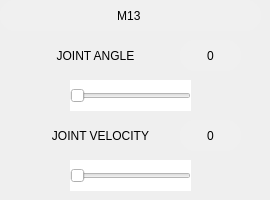
      <widget class="QWidget" name="M13Page">
       <widget class="QPushButton" name="M13AngleMinus">
        <property name="geometry">
         <rect>
          <x>20</x>
          <y>80</y>
          <width>41</width>
          <height>31</height>
         </rect>
        </property>
        <property name="styleSheet">
         <string notr="true">background-color: rgb(255, 255, 255);</string>
        </property>
        <property name="text">
         <string/>
        </property>
        <property name="icon">
         <iconset>
          <normaloff>C:/Users/asadr/Downloads/icons8-minus-50.png</normaloff>C:/Users/asadr/Downloads/icons8-minus-50.png</iconset>
        </property>
        <property name="iconSize">
         <size>
          <width>25</width>
          <height>28</height>
         </size>
        </property>
        <property name="flat">
         <bool>true</bool>
        </property>
       </widget>
       <widget class="QPushButton" name="M13AnglePlus">
        <property name="geometry">
         <rect>
          <x>200</x>
          <y>80</y>
          <width>41</width>
          <height>31</height>
         </rect>
        </property>
        <property name="styleSheet">
         <string notr="true">background-color: rgb(255, 255, 255);</string>
        </property>
        <property name="text">
         <string/>
        </property>
        <property name="icon">
         <iconset>
          <normaloff>C:/Users/asadr/Downloads/icons8-plus-50 (1).png</normaloff>C:/Users/asadr/Downloads/icons8-plus-50 (1).png</iconset>
        </property>
        <property name="iconSize">
         <size>
          <width>25</width>
          <height>28</height>
         </size>
        </property>
        <property name="flat">
         <bool>true</bool>
        </property>
       </widget>
       <widget class="QSlider" name="M13VelocitySlider">
        <property name="geometry">
         <rect>
          <x>70</x>
          <y>160</y>
          <width>121</width>
          <height>31</height>
         </rect>
        </property>
        <property name="styleSheet">
         <string notr="true">background-color: rgb(255, 255, 255);</string>
        </property>
        <property name="orientation">
         <enum>Qt::Horizontal</enum>
        </property>
       </widget>
       <widget class="QPushButton" name="pushButton_68">
        <property name="geometry">
         <rect>
          <x>30</x>
          <y>40</y>
          <width>121</width>
          <height>31</height>
         </rect>
        </property>
        <property name="styleSheet">
         <string notr="true">background-color: rgb(255, 255, 255);
font: 63 10pt &quot;Yu Gothic UI Semibold&quot;;</string>
        </property>
        <property name="text">
         <string>   JOINT ANGLE</string>
        </property>
        <property name="icon">
         <iconset>
          <normaloff>C:/Users/asadr/Downloads/icons8-data-setting-50 (1).png</normaloff>C:/Users/asadr/Downloads/icons8-data-setting-50 (1).png</iconset>
        </property>
        <property name="iconSize">
         <size>
          <width>20</width>
          <height>20</height>
         </size>
        </property>
        <property name="flat">
         <bool>true</bool>
        </property>
       </widget>
       <widget class="QPushButton" name="M13VelocityMinus">
        <property name="geometry">
         <rect>
          <x>20</x>
          <y>160</y>
          <width>41</width>
          <height>31</height>
         </rect>
        </property>
        <property name="styleSheet">
         <string notr="true">background-color: rgb(255, 255, 255);</string>
        </property>
        <property name="text">
         <string/>
        </property>
        <property name="icon">
         <iconset>
          <normaloff>C:/Users/asadr/Downloads/icons8-minus-50.png</normaloff>C:/Users/asadr/Downloads/icons8-minus-50.png</iconset>
        </property>
        <property name="iconSize">
         <size>
          <width>25</width>
          <height>28</height>
         </size>
        </property>
        <property name="flat">
         <bool>true</bool>
        </property>
       </widget>
       <widget class="QLabel" name="M13VelocityLabel">
        <property name="geometry">
         <rect>
          <x>180</x>
          <y>120</y>
          <width>61</width>
          <height>31</height>
         </rect>
        </property>
        <property name="styleSheet">
         <string notr="true">border-radius: 15px;
background-color: rgb(240, 240, 240);
font: 63 9pt &quot;Yu Gothic UI Semibold&quot;;</string>
        </property>
        <property name="text">
         <string>0</string>
        </property>
        <property name="alignment">
         <set>Qt::AlignCenter</set>
        </property>
       </widget>
       <widget class="QLabel" name="label_51">
        <property name="geometry">
         <rect>
          <x>0</x>
          <y>0</y>
          <width>261</width>
          <height>31</height>
         </rect>
        </property>
        <property name="styleSheet">
         <string notr="true">background-color: rgb(240, 240, 240);
border-radius: 15px;
font: 63 10pt &quot;Yu Gothic UI Semibold&quot;;</string>
        </property>
        <property name="text">
         <string>M13 </string>
        </property>
        <property name="alignment">
         <set>Qt::AlignCenter</set>
        </property>
       </widget>
       <widget class="QSlider" name="M13AngleSlider">
        <property name="geometry">
         <rect>
          <x>70</x>
          <y>80</y>
          <width>121</width>
          <height>31</height>
         </rect>
        </property>
        <property name="styleSheet">
         <string notr="true">background-color: rgb(255, 255, 255);</string>
        </property>
        <property name="orientation">
         <enum>Qt::Horizontal</enum>
        </property>
       </widget>
       <widget class="QPushButton" name="M13VelocityPlus">
        <property name="geometry">
         <rect>
          <x>200</x>
          <y>160</y>
          <width>41</width>
          <height>31</height>
         </rect>
        </property>
        <property name="styleSheet">
         <string notr="true">background-color: rgb(255, 255, 255);</string>
        </property>
        <property name="text">
         <string/>
        </property>
        <property name="icon">
         <iconset>
          <normaloff>C:/Users/asadr/Downloads/icons8-plus-50 (1).png</normaloff>C:/Users/asadr/Downloads/icons8-plus-50 (1).png</iconset>
        </property>
        <property name="iconSize">
         <size>
          <width>25</width>
          <height>28</height>
         </size>
        </property>
        <property name="flat">
         <bool>true</bool>
        </property>
       </widget>
       <widget class="QLabel" name="M13AngleLabel">
        <property name="geometry">
         <rect>
          <x>180</x>
          <y>40</y>
          <width>61</width>
          <height>31</height>
         </rect>
        </property>
        <property name="styleSheet">
         <string notr="true">border-radius: 15px;
background-color: rgb(240, 240, 240);
font: 63 9pt &quot;Yu Gothic UI Semibold&quot;;</string>
        </property>
        <property name="frameShape">
         <enum>QFrame::Box</enum>
        </property>
        <property name="text">
         <string>0</string>
        </property>
        <property name="alignment">
         <set>Qt::AlignCenter</set>
        </property>
       </widget>
       <widget class="QPushButton" name="pushButton_71">
        <property name="geometry">
         <rect>
          <x>20</x>
          <y>120</y>
          <width>151</width>
          <height>31</height>
         </rect>
        </property>
        <property name="styleSheet">
         <string notr="true">background-color: rgb(255, 255, 255);
font: 63 10pt &quot;Yu Gothic UI Semibold&quot;;</string>
        </property>
        <property name="text">
         <string>   JOINT VELOCITY</string>
        </property>
        <property name="icon">
         <iconset>
          <normaloff>C:/Users/asadr/Downloads/icons8-speedometer-64.png</normaloff>C:/Users/asadr/Downloads/icons8-speedometer-64.png</iconset>
        </property>
        <property name="iconSize">
         <size>
          <width>22</width>
          <height>22</height>
         </size>
        </property>
        <property name="flat">
         <bool>true</bool>
        </property>
       </widget>
      </widget>
